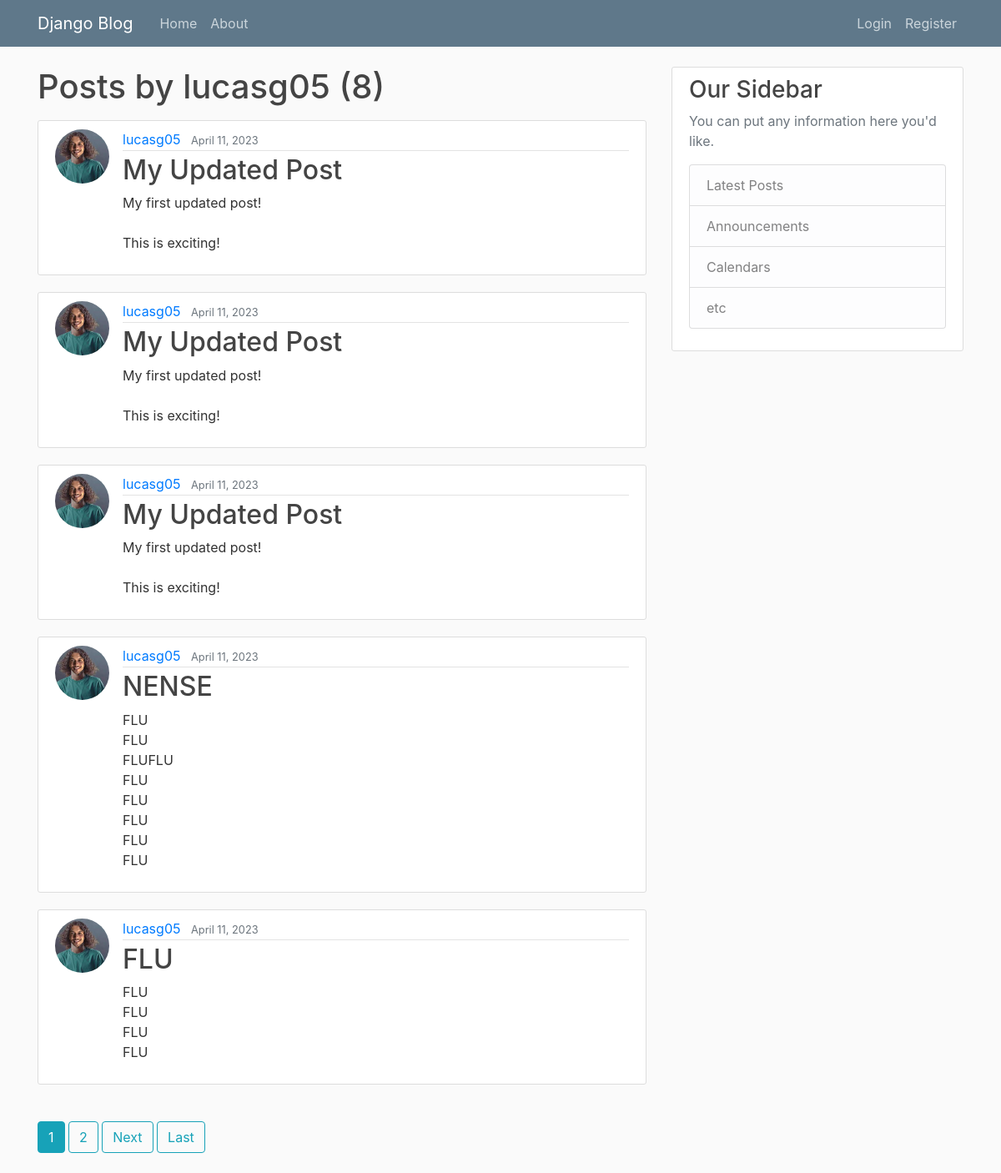
Screenshot of /user/lucasg05 with the database file from the repository.
### blog/models.py (models this page shows, shortened)
class Post(models.Model):
    title = models.CharField(max_length=100)
    content = models.TextField()
    date_posted = models.DateTimeField(default=timezone.now)
    author = models.ForeignKey(User, on_delete= models.CASCADE) #one user can have more than one post, but if he wants delete this one, olny it will be deleted

### users/models.py (models this page shows, shortened)
class Profile(models.Model):
    user = models.OneToOneField(User, on_delete=models.CASCADE)
    image = models.ImageField(default='default.jpg', upload_to='profile_pics')

### blog/views.py (the view)
# urls.py: path('user/<str:username>', UserPostListView.as_view(), name='user-posts'),
class UserPostListView(ListView):
    model = Post
    template_name = 'blog/user_posts.html'
    context_object_name = 'posts'
    paginate_by = 5
    def get_queryset(self) :
        user = get_object_or_404(User, username= self.kwargs.get('username'))
        return Post.objects.filter(author= user).order_by('-date_posted')

### blog/templates/blog/user_posts.html (shortened to what this page needs)
{% extends "blog/base.html" %} {% block content %}
<h1 class="mb-3">
  Posts by {{ view.kwargs.username }} ({{ page_obj.paginator.count }})
</h1>
{% for post in posts %}
<article class="media content-section">
  <img
    class="rounded-circle article-img"
    src="{{ post.author.profile.image.url }}"
  />
  <div class="media-body">
    <div class="article-metadata">
      <a class="mr-2" href="{% url 'user-posts' post.author.username %}"
        >{{ post.author }}</a
      >
      <small class="text-muted">{{ post.date_posted|date:"F d, Y" }}</small>
    </div>
    <h2>
      <a class="article-title" href="{% url 'post-detail' post.id %}"
        >{{ post.title }}</a
      >
    </h2>
    <p class="article-content">{{ post.content }}</p>
  </div>
</article>
{% endfor %} {% if is_paginated %}
<br />
{% for num in page_obj.paginator.page_range %} {% if page_obj.number == num %}
<a class="btn btn-info mb-4" href="?page={{ num }}">{{ num }}</a>
{% elif num > page_obj.number|add:'-3' and num < page_obj.number|add:'3' %}
<a class="btn btn-outline-info mb-4" href="?page={{ num }}">{{ num }}</a>
{% endif %} {% endfor %} {% if page_obj.has_next %}
<a
  class="btn btn-outline-info mb-4"
  href="?page={{ page_obj.next_page_number }}"
  >Next</a
>
<a
  class="btn btn-outline-info mb-4"
  href="?page={{ page_obj.paginator.num_pages }}"
  >Last</a
>
{% endif %} {% endif %} {% endblock content %}

### blog/static/blog/main.css (style rules this page uses)
body { background: #fafafa; color: #333333; margin-top: 5rem; }
h1, h2, h3, h4, h5, h6 { color: #444444; }
.content-section { background: #ffffff; padding: 10px 20px; border: 1px solid #dddddd; border-radius: 3px; margin-bottom: 20px; }
.article-title { color: #444444; }
.article-content { white-space: pre-line; }
.article-img { height: 65px; width: 65px; margin-right: 16px; }
.article-metadata { padding-bottom: 1px; margin-bottom: 4px; border-bottom: 1px solid #e3e3e3; }

### rows the page displays
Post: author.profile.image (picture), author "lucasg05", date_posted "April 11, 2023", title "My Updated Post", content "My first updated post! This is exciting!"
Post: author.profile.image (picture), author "lucasg05", date_posted "April 11, 2023", title "My Updated Post", content "My first updated post! This is exciting!"
Post: author.profile.image (picture), author "lucasg05", date_posted "April 11, 2023", title "My Updated Post", content "My first updated post! This is exciting!"
Post: author.profile.image (picture), author "lucasg05", date_posted "April 11, 2023", title "NENSE", content "FLU FLU FLUFLU FLU FLU FLU FLU FLU"
Post: author.profile.image (picture), author "lucasg05", date_posted "April 11, 2023", title "FLU", content "FLU FLU FLU FLU"

### other values shown
{{ view.kwargs.username }} "lucasg05"
{{ page_obj.paginator.count }} "8"
{{ num }} "1"
{{ num }} "2"
